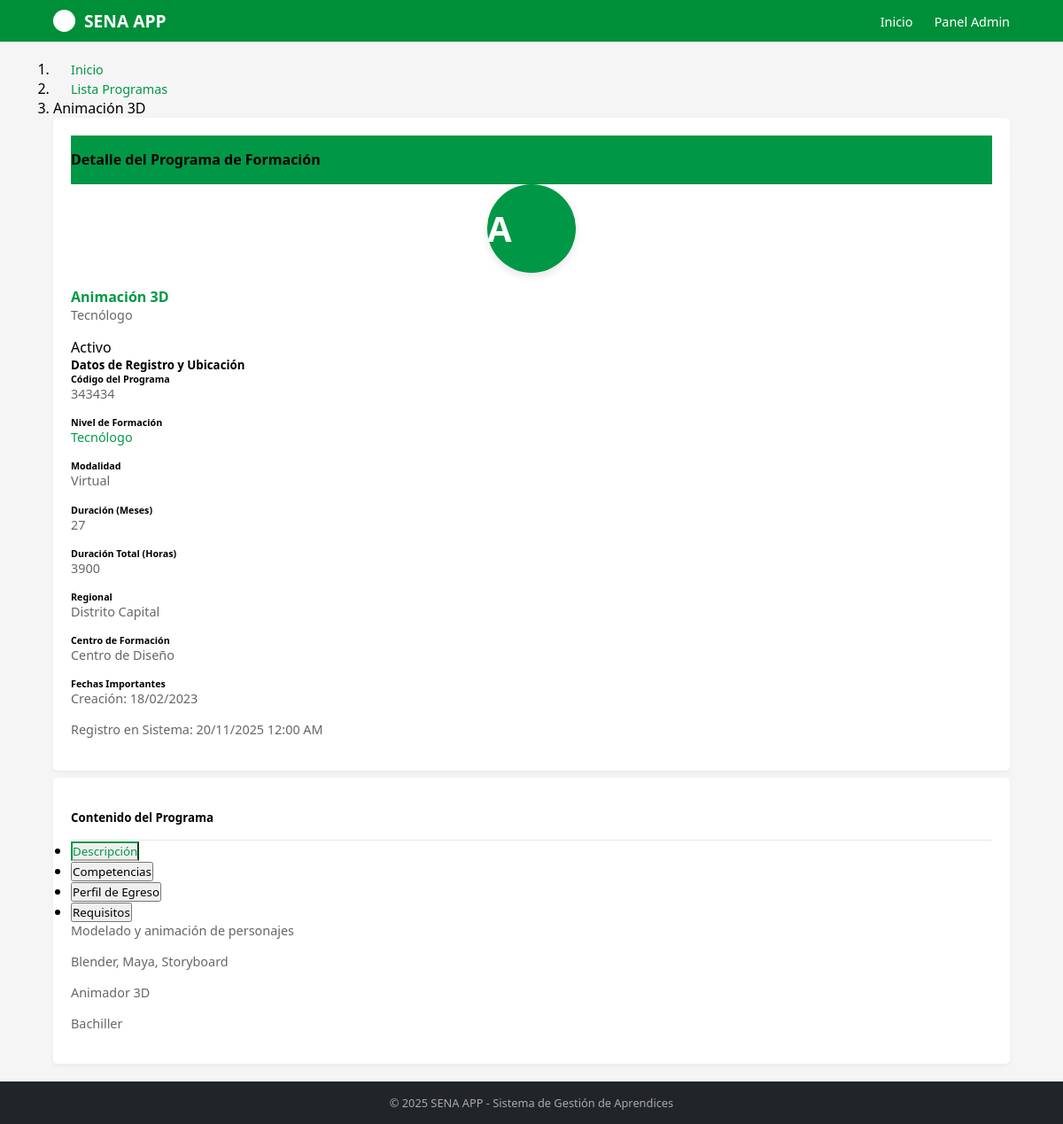
The page /programas/15/ on the database its author committed.
### programas/models.py (models this page shows, shortened)
class Programa(models.Model):
    NIVEL_FORMACION_CHOICES = [
        ('AUX', 'Auxiliar'),
        ('OPE', 'Operario'),
        ('TEC', 'Técnico'),
        ('TGL', 'Tecnólogo'),
        ('ESP', 'Especialización Tecnológica'),
        ('COM', 'Complementario'),
    ]
    MODALIDAD_CHOICES = [
        ('PRE', 'Presencial'),
        ('VIR', 'Virtual'),
        ('MIX', 'Mixta'),
    ]
    ESTADO_CHOICES = [
        ('ACT', 'Activo'),
        ('INA', 'Inactivo'),
        ('SUS', 'Suspendido'),
        ('CAN', 'Cancelado'),
    ]
    codigo = models.CharField(max_length=20, unique=True, verbose_name="Código del Programa")
    nombre = models.CharField(max_length=200, verbose_name="Nombre del Programa")
    nivel_formacion = models.CharField(max_length=3, choices=NIVEL_FORMACION_CHOICES, verbose_name="Nivel de Formación")
    modalidad = models.CharField(max_length=3, choices=MODALIDAD_CHOICES, default='PRE', verbose_name="Modalidad")
    duracion_meses = models.PositiveIntegerField(verbose_name="Duración en Meses")
    duracion_horas = models.PositiveIntegerField(verbose_name="Duración en Horas") # Nuevo campo
    descripcion = models.TextField(verbose_name="Descripción del Programa")
    competencias = models.TextField(verbose_name="Competencias a Desarrollar") # Nuevo campo
    perfil_egreso = models.TextField(verbose_name="Perfil de Egreso") # Nuevo campo
    requisitos_ingreso = models.TextField(verbose_name="Requisitos de Ingreso") # Nuevo campo
    centro_formacion = models.CharField(max_length=200, verbose_name="Centro de Formación") # Nuevo campo
    regional = models.CharField(max_length=100, verbose_name="Regional") # Nuevo campo
    estado = models.CharField(max_length=3, choices=ESTADO_CHOICES, default='ACT', verbose_name="Estado")
    fecha_creacion = models.DateField(verbose_name="Fecha de Creación del Programa")
    fecha_registro = models.DateTimeField(auto_now_add=True, verbose_name="Fecha de Registro")
    class Meta:
        verbose_name = "Programa de Formación"
        verbose_name_plural = "Programas de Formación"
        ordering = ['nombre']

### programas/views.py (the view)
# urls.py: path('programas/<int:programa_id>/', views.detalle_programa, name='detalle_programas'),
def detalle_programa(request, programa_id):
    programa = Programa.objects.get(id=programa_id)
    template = loader.get_template("detalle_programas.html")
    context = {
        "programa": programa,
    }
    return HttpResponse(template.render(context, request))

### programas/templates/detalle_programas.html (shortened to what this page needs)
{% extends "master.html" %}
{% block content %}
<div class="container-fluid py-4">
    <div class="row mb-4">
        <div class="col-12">
            <nav aria-label="breadcrumb">
                <ol class="breadcrumb">
                    <li class="breadcrumb-item"><a href="/" class="back-link">Inicio</a></li>
                    <li class="breadcrumb-item">
                        <a href="{% url 'programas:lista_programas' %}" class="back-link">Lista Programas</a>
                    </li>
                    <li class="breadcrumb-item active" aria-current="page">{{ programa.nombre }}</li>
                </ol>
            </nav>
        </div>
    </div>
    <div class="row mb-4">
        <div class="col-12">
            <div class="card shadow-sm border-0">
                <div class="card-header bg-sena-green d-flex align-items-center text-white rounded-top-lg">
                    <h4 class="mb-0">Detalle del Programa de Formación</h4>
                </div>
                <div class="card-body">
                    <div class="row g-4">
                        <div class="col-md-3 text-center border-end">
                            <div class="programa-avatar mb-3 mx-auto">
                                {{ programa.nombre.0|default:"" }}
                            </div>
                            <h4 class="text-primary">{{ programa.nombre }}</h4>
                            <p class="text-muted small">{{ programa.get_nivel_formacion_display }}</p>
                            <div class="mb-3">
                                {% if programa.estado == 'ACT' %}
                                <span class="badge bg-success py-2 px-3 shadow-sm">
                                    <i class="bi bi-check-circle me-1"></i>{{ programa.get_estado_display }}
                                </span>
                                {% else %}
                                <span class="badge bg-danger py-2 px-3 shadow-sm">
                                    {{ programa.get_estado_display }}
                                </span>
                                {% endif %}
                            </div>
                        </div>
                        <div class="col-md-9">
                            <h5 class="text-secondary mb-3 border-bottom pb-2">Datos de Registro y Ubicación</h5>
                            <div class="row g-3">
                                <div class="col-lg-4 col-md-6">
                                    <h6 class="text-muted mb-1 small">Código del Programa</h6>
                                    <p class="mb-0 fw-bold">{{ programa.codigo }}</p>
                                </div>
                                <div class="col-lg-4 col-md-6">
                                    <h6 class="text-muted mb-1 small">Nivel de Formación</h6>
                                    <p class="mb-0 fw-bold text-primary">{{ programa.get_nivel_formacion_display }}</p>
                                </div>
                                <div class="col-lg-4 col-md-6">
                                    <h6 class="text-muted mb-1 small">Modalidad</h6>
                                    <p class="mb-0 fw-bold">
                                        {{ programa.get_modalidad_display }}
                                    </p>
                                </div>
                                <div class="col-lg-4 col-md-6">
                                    <h6 class="text-muted mb-1 small">Duración (Meses)</h6>
                                    <p class="mb-0 fw-bold">
                                        {{ programa.duracion_meses }}
                                    </p>
                                </div>
                                <div class="col-lg-4 col-md-6">
                                    <h6 class="text-muted mb-1 small">Duración Total (Horas)</h6>
                                    <p class="mb-0 fw-bold">
                                        {{ programa.duracion_horas }}
                                    </p>
                                </div>
                                <div class="col-lg-4 col-md-6">
                                    <h6 class="text-muted mb-1 small">Regional</h6>
                                    <p class="mb-0 fw-bold">
                                        {{ programa.regional }}
                                    </p>
                                </div>
                                <div class="col-lg-6 col-md-12">
                                    <h6 class="text-muted mb-1 small">Centro de Formación</h6>
                                    <p class="mb-0 fw-bold">
                                        {{ programa.centro_formacion }}
                                    </p>
                                </div>
                                <div class="col-lg-6 col-md-12">
                                    <h6 class="text-muted mb-1 small">Fechas Importantes</h6>
                                    <p class="mb-1">
                                        Creación: {{ programa.fecha_creacion|date:"d/m/Y" }}
                                    </p>
                                    <p class="mb-0">
                                        Registro en Sistema: {{ programa.fecha_registro|date:"d/m/Y h:i A" }}
                                    </p>
                                </div>
                            </div>
                        </div>
                    </div>
                </div>
            </div>
        </div>
    </div>
    <div class="row g-4 mt-2">
        <div class="col-12">
            <div class="card shadow-sm h-100">
                <div class="card-header d-flex align-items-center bg-light">
                    <h5 class="mb-0">Contenido del Programa</h5>
                </div>
                <div class="card-body">
                    <ul class="nav nav-tabs mb-3" id="programTabs" role="tablist">
                        <li class="nav-item" role="presentation">
                            <button class="nav-link active" id="descripcion-tab" data-bs-toggle="tab" data-bs-target="#descripcion" type="button" role="tab" aria-controls="descripcion" aria-selected="true">Descripción</button>
                        </li>
                        <li class="nav-item" role="presentation">
                            <button class="nav-link" id="competencias-tab" data-bs-toggle="tab" data-bs-target="#competencias" type="button" role="tab" aria-controls="competencias" aria-selected="false">Competencias</button>
                        </li>
                        <li class="nav-item" role="presentation">
                            <button class="nav-link" id="egreso-tab" data-bs-toggle="tab" data-bs-target="#egreso" type="button" role="tab" aria-controls="egreso" aria-selected="false">Perfil de Egreso</button>
                        </li>
                        <li class="nav-item" role="presentation">
                            <button class="nav-link" id="requisitos-tab" data-bs-toggle="tab" data-bs-target="#requisitos" type="button" role="tab" aria-controls="requisitos" aria-selected="false">Requisitos</button>
                        </li>
                    </ul>
                    <div class="tab-content" id="programTabsContent">
                        <div class="tab-pane fade show active" id="descripcion" role="tabpanel" aria-labelledby="descripcion-tab">
                            <p class="text-justify">{{ programa.descripcion|linebreaksbr }}</p>
                        </div>
                        <div class="tab-pane fade" id="competencias" role="tabpanel" aria-labelledby="competencias-tab">
                            <p class="text-justify">{{ programa.competencias|linebreaksbr }}</p>
                        </div>
                        <div class="tab-pane fade" id="egreso" role="tabpanel" aria-labelledby="egreso-tab">
                            <p class="text-justify">{{ programa.perfil_egreso|linebreaksbr }}</p>
                        </div>
                        <div class="tab-pane fade" id="requisitos" role="tabpanel" aria-labelledby="requisitos-tab">
                            <p class="text-justify">{{ programa.requisitos_ingreso|linebreaksbr }}</p>
                        </div>
                    </div>
                </div>
            </div>
        </div>
    </div>
</div>
{% endblock %}

### aprendices/static/mystyles.css (style rules this page uses)
* { margin: 0; padding: 0; box-sizing: border-box; font-family: 'Segoe UI', Tahoma, Geneva, Verdana, sans-serif; }
body { background-color: #f5f5f5; display: flex; flex-direction: column; min-height: 100vh; }
nav a { color: white; text-decoration: none; margin-left: 20px; font-size: 0.9rem; }
.card { background-color: white; padding: 20px; border-radius: 5px; box-shadow: 0 2px 5px rgba(0,0,0,0.05); display: flex; flex-direction: column; justify-content: space-between; }
.card p { color: #666; font-size: 0.9rem; margin-bottom: 15px; line-height: 1.4; }

### SENA_APP/static/site.css (style rules this page uses)
.mt-2 { margin-top:0.5rem; }

### programas/templates/detalle_programas.html (style rules this page uses)
.bg-sena-green { background-color: #009846 !important; }
.text-primary { color: #009846 !important; }
.programa-avatar { width: 100px; height: 100px; border-radius: 50%; background-color: #009846; color: white; font-size: 2.5rem; line-height: 100px; font-weight: bold; box-shadow: 0 4px 10px rgba(0, 0, 0, 0.1); margin: 0 auto 1rem; text-transform: uppercase; }
.card-header { border-bottom: 1px solid rgba(0, 0, 0, 0.1); font-weight: 600; padding-top: 1rem; padding-bottom: 1rem; }
.back-link { color: #009846; text-decoration: none; }
.nav-tabs .nav-link.active { color: #009846; border-color: #009846 #009846 #fff; }

### rows shown on the page
Programa: nombre "Animación 3D", nombre.0 "A", nivel_formacion "Tecnólogo", estado "Activo", codigo "343434", modalidad "Virtual", duracion_meses "27", duracion_horas "3900", regional "Distrito Capital", centro_formacion "Centro de Diseño", fecha_creacion "18/02/2023", fecha_registro "20/11/2025 12:00 AM", descripcion "Modelado y animación de personajes", competencias "Blender, Maya, Storyboard", perfil_egreso "Animador 3D", requisitos_ingreso "Bachiller"
